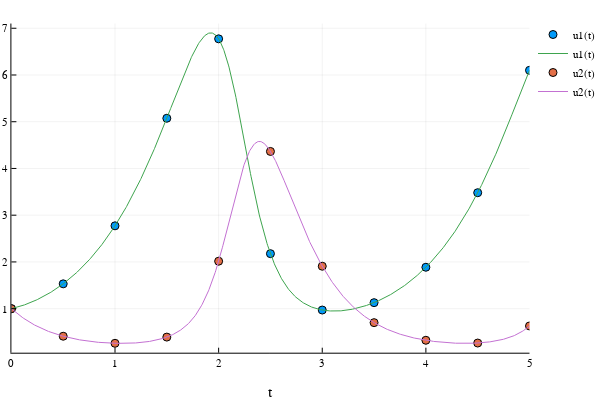

This figure's notebook cell:
### Code cell
Plots.scatter(sol_discrete)
Plots.plot!(sol_est1)

### Figure 1 — Plotly figure (JSON) as saved in the notebook; plotly's stock layout.template omitted (floating-point values rounded to 4 significant figures; data arrays with more than 128 entries replaced by an {"elided": "..."} marker saying what was removed)
{"data": [{"colorbar": {"title": ""}, "legendgroup": "u1(t)", "marker": {"color": "rgba(0, 154, 250, 1.000)", "line": {"color": "rgba(0, 0, 0, 1.000)", "width": 1}, "size": 8, "symbol": "circle"}, "mode": "markers", "name": "u1(t)", "showlegend": true, "type": "scatter", "x": [0, 0.5, 1, 1.5, 2, 2.5, 3, 3.5, 4, 4.5, 5], "xaxis": "x1", "y": [1, 1.531, 2.773, 5.074, 6.773, 2.177, 0.9707, 1.129, 1.886, 3.481, 6.1], "yaxis": "y1", "zmax": null, "zmin": null}, {"colorbar": {"title": ""}, "legendgroup": "u2(t)", "marker": {"color": "rgba(227, 111, 71, 1.000)", "line": {"color": "rgba(0, 0, 0, 1.000)", "width": 1}, "size": 8, "symbol": "circle"}, "mode": "markers", "name": "u2(t)", "showlegend": true, "type": "scatter", "x": [0, 0.5, 1, 1.5, 2, 2.5, 3, 3.5, 4, 4.5, 5], "xaxis": "x1", "y": [1, 0.4102, 0.2587, 0.3914, 2.015, 4.364, 1.908, 0.7011, 0.3235, 0.2644, 0.6299], "yaxis": "y1", "zmax": null, "zmin": null}, {"colorbar": {"title": ""}, "legendgroup": "u1(t)", "line": {"color": "rgba(62, 164, 78, 1.000)", "dash": "solid", "shape": "linear", "width": 1}, "mode": "lines", "name": "u1(t)", "showlegend": true, "type": "scatter", "x": {"elided": "1000 float values"}, "xaxis": "x1", "y": {"elided": "1000 float values"}, "yaxis": "y1", "zmax": null, "zmin": null}, {"colorbar": {"title": ""}, "legendgroup": "u2(t)", "line": {"color": "rgba(195, 113, 210, 1.000)", "dash": "solid", "shape": "linear", "width": 1}, "mode": "lines", "name": "u2(t)", "showlegend": true, "type": "scatter", "x": {"elided": "1000 float values"}, "xaxis": "x1", "y": {"elided": "1000 float values"}, "yaxis": "y1", "zmax": null, "zmin": null}], "layout": {"annotations": [], "height": 400, "legend": {"bgcolor": "rgba(255, 255, 255, 1.000)", "bordercolor": "rgba(0, 0, 0, 1.000)", "font": {"color": "rgba(0, 0, 0, 1.000)", "family": "sans-serif", "size": 11}, "tracegroupgap": 0, "x": 1, "y": 1}, "margin": {"b": 20, "l": 0, "r": 0, "t": 20}, "paper_bgcolor": "rgba(255, 255, 255, 1.000)", "plot_bgcolor": "rgba(255, 255, 255, 1.000)", "showlegend": true, "width": 600, "xaxis": {"anchor": "y1", "domain": [0.02138, 0.9934], "gridcolor": "rgba(0, 0, 0, 0.100)", "gridwidth": 0.5, "linecolor": "rgba(0, 0, 0, 1.000)", "mirror": false, "range": [0, 5], "showgrid": true, "showline": true, "showticklabels": true, "tickangle": 0, "tickcolor": "rgb(0, 0, 0)", "tickfont": {"color": "rgba(0, 0, 0, 1.000)", "family": "sans-serif", "size": 11}, "tickmode": "array", "ticks": "inside", "ticktext": ["0", "1", "2", "3", "4", "5"], "tickvals": [0, 1, 2, 3, 4, 5], "title": "t", "titlefont": {"color": "rgba(0, 0, 0, 1.000)", "family": "sans-serif", "size": 15}, "type": "-", "visible": true, "zeroline": false, "zerolinecolor": "rgba(0, 0, 0, 1.000)"}, "yaxis": {"anchor": "x1", "domain": [0.07581, 0.9902], "gridcolor": "rgba(0, 0, 0, 0.100)", "gridwidth": 0.5, "linecolor": "rgba(0, 0, 0, 1.000)", "mirror": false, "range": [0.05751, 7.101], "showgrid": true, "showline": true, "showticklabels": true, "tickangle": 0, "tickcolor": "rgb(0, 0, 0)", "tickfont": {"color": "rgba(0, 0, 0, 1.000)", "family": "sans-serif", "size": 11}, "tickmode": "array", "ticks": "inside", "ticktext": ["1", "2", "3", "4", "5", "6", "7"], "tickvals": [1, 2, 3, 4, 5, 6, 7], "title": "", "titlefont": {"color": "rgba(0, 0, 0, 1.000)", "family": "sans-serif", "size": 15}, "type": "-", "visible": true, "zeroline": false, "zerolinecolor": "rgba(0, 0, 0, 1.000)"}}}
